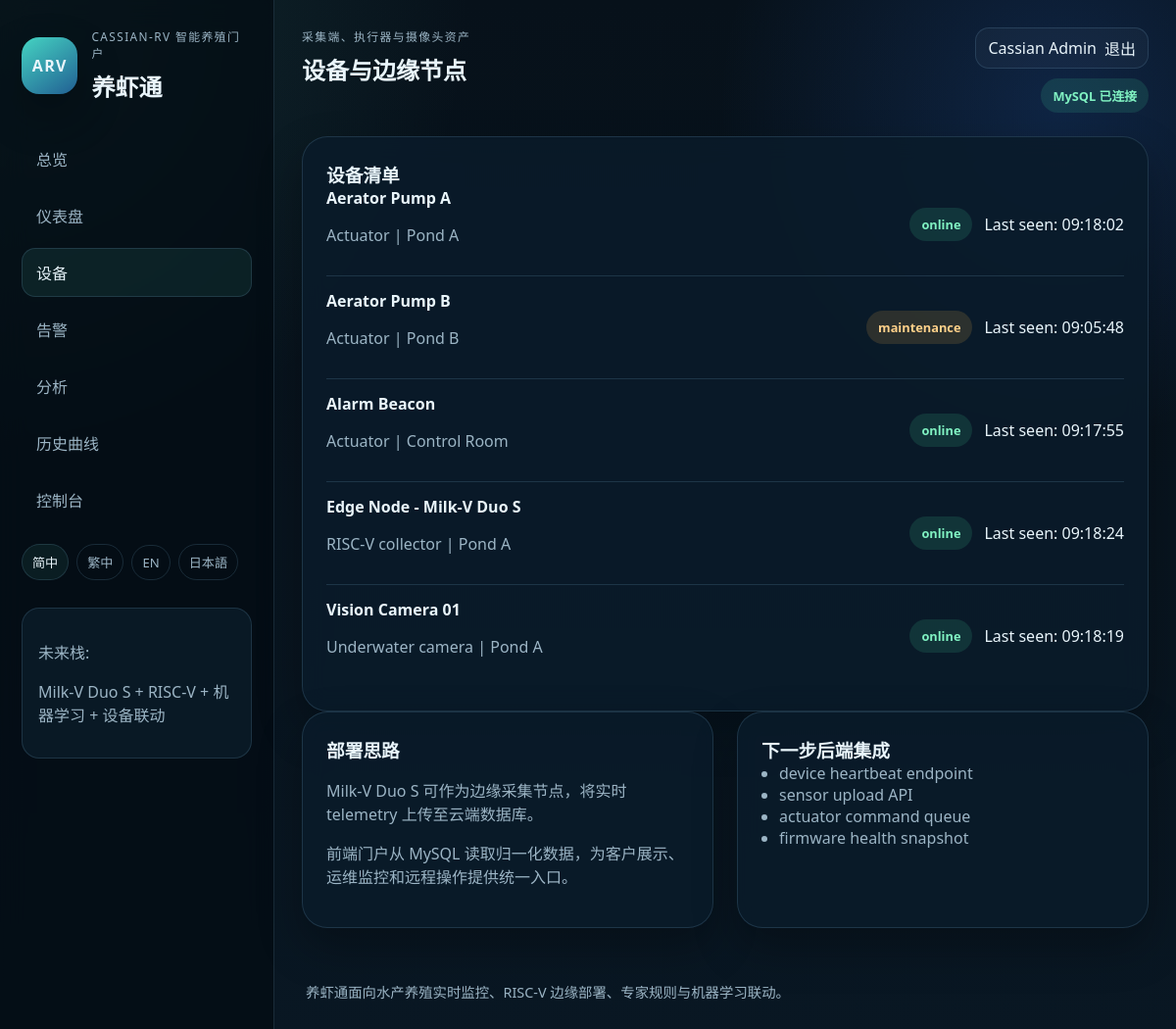
The app's page /devices.php (signed in) with its own data.
### tables this page shows
CREATE TABLE IF NOT EXISTS devices (
	id INT AUTO_INCREMENT PRIMARY KEY,
	device_name VARCHAR(120) NOT NULL,
	device_type VARCHAR(64) NOT NULL,
	device_status VARCHAR(32) NOT NULL,
	location VARCHAR(120) NOT NULL,
	last_seen VARCHAR(32) NOT NULL
);

### app/lib/i18n.php (called while the page is built, shortened)
<?php
function current_locale()
{
	return isset($_SESSION['locale']) ? $_SESSION['locale'] : 'zh-CN';
}
function t($key)
{
	$locale = current_locale();
	$catalog = translation_catalog();
	if (isset($catalog[$locale][$key]))
		return $catalog[$locale][$key];
	return $key;
}
function translation_catalog()
{
	return include __DIR__ . '/../translations.php';
}

### app/lib/helpers.php (called while the page is built, shortened)
<?php
function h($value)
{
	return htmlspecialchars((string) $value, ENT_QUOTES, 'UTF-8');
}
function format_status_class($status)
{
	$status = strtolower((string) $status);
	if ($status === 'warning' || $status === 'maintenance')
		return 'status-warning';
	if ($status === 'healthy' || $status === 'online' || $status === 'normal' || $status === 'queued' || $status === 'sent')
		return 'status-healthy';
	return 'status-neutral';
}

### app/lib/repositories.php (called while the page is built, shortened)
<?php
function fetch_devices(array $config)
{
	$pdo = get_pdo($config);
	try {
		$rows = $pdo->query(
			"SELECT device_name AS name, device_type AS type, device_status AS status, location, last_seen
			 FROM devices
			 ORDER BY device_name ASC"
		)->fetchAll();
	} catch (Throwable $exception) {
		return sample_devices_data();
	}
	return $rows ?: sample_devices_data();
}

### public/devices.php (the view, shortened to what this page needs)
<?php
require_once __DIR__ . '/../app/bootstrap.php';
$devices = fetch_devices($config);
require __DIR__ . '/partials/header.php';
?>
<section class="content-card">
	<h3><?= h(t('device_fleet')); ?></h3>
	<?php foreach ($devices as $device): ?>
		<div class="table-row">
			<div>
				<strong><?= h($device['name']); ?></strong>
				<p><?= h($device['type']); ?> | <?= h($device['location']); ?></p>
			</div>
			<div class="table-row-meta">
				<span class="pill <?= h(format_status_class($device['status'])); ?>"><?= h($device['status']); ?></span>
				<span>Last seen: <?= h($device['last_seen']); ?></span>
			</div>
		</div>
	<?php endforeach; ?>
</section>
<section class="grid-two">
	<div class="content-card">
		<h3><?= h(t('deployment_concept')); ?></h3>
		<p><?= h(t('deployment_body_1')); ?></p>
		<p><?= h(t('deployment_body_2')); ?></p>
	</div>
	<div class="content-card">
		<h3><?= h(t('next_backend_integrations')); ?></h3>
		<ul class="plain-list">
			<li>device heartbeat endpoint</li>
			<li>sensor upload API</li>
			<li>actuator command queue</li>
			<li>firmware health snapshot</li>
		</ul>
	</div>
</section>
<?php require __DIR__ . '/partials/footer.php'; ?>

### public/assets/css/styles.css (style rules this page uses)
:root { --bg: #08121d; --panel: rgba(10, 27, 42, 0.86); --panel-strong: #0b2233; --line: rgba(122, 177, 210, 0.18); --text: #e9f5fb; --muted: #9cb5c5; --accent: #5bd6c3; --accent-deep: #0ea5a1; --warning: #ffb84c; --critical: #ff6b6b; --healthy: #41d39b; --neutral: #7bb0d4; --shadow: 0 20px 45px rgba(0, 0, 0, 0.28); }
* { box-sizing: border-box; }
body { margin: 0; font-family: "Segoe UI", "Helvetica Neue", sans-serif; color: var(--text); background: radial-gradient(circle at top left, rgba(91, 214, 195, 0.14), transparent 30%), radial-gradient(circle at 90% 10%, rgba(50, 124, 255, 0.18), transparent 24%), linear-gradient(180deg, #07111a 0%, #091723 100%); }
.sidebar h1, .topbar h2, .hero-copy h3, .content-card h3 { margin: 0; }
.pill { display: inline-flex; align-items: center; padding: 8px 12px; border-radius: 999px; font-size: 0.8rem; font-weight: 600; }
.status-healthy { background: rgba(65, 211, 155, 0.14); color: #80f2c2; }
.status-warning { background: rgba(255, 184, 76, 0.14); color: #ffd18a; }
.hero-panel, .content-card, .stat-card { border: 1px solid var(--line); border-radius: 26px; background: var(--panel); box-shadow: var(--shadow); backdrop-filter: blur(12px); }
.grid-two { display: grid; grid-template-columns: repeat(2, minmax(0, 1fr)); gap: 24px; margin-bottom: 24px; }
.content-card { padding: 24px; }
.metric-footer, .alert-detail-header, .table-row, .table-row-meta, .action-line { display: flex; align-items: center; justify-content: space-between; gap: 12px; }
.table-row, .alert-row { padding: 14px 0; border-top: 1px solid var(--line); }
.table-row:first-of-type, .alert-row:first-of-type { border-top: 0; padding-top: 0; }
.subtle-text, .content-card p, .feature-box p, .prediction-card p, .alert-detail-card p, .footer, .plain-list { color: var(--muted); }
.plain-list { margin: 0; padding-left: 18px; }

### records on screen
devices: device_name "Aerator Pump A", device_type "Actuator", location "Pond A", device_status "online", last_seen "09:18:02"
devices: device_name "Aerator Pump B", device_type "Actuator", location "Pond B", device_status "maintenance", last_seen "09:05:48"
devices: device_name "Alarm Beacon", device_type "Actuator", location "Control Room", device_status "online", last_seen "09:17:55"
devices: device_name "Edge Node - Milk-V Duo S", device_type "RISC-V collector", location "Pond A", device_status "online", last_seen "09:18:24"
devices: device_name "Vision Camera 01", device_type "Underwater camera", location "Pond A", device_status "online", last_seen "09:18:19"

### other values on screen
t('brand_subtitle') "CASSIAN-RV 智能养殖门户"
t('brand_name') "养虾通"
t('nav_overview') "总览"
t('nav_dashboard') "仪表盘"
t('nav_devices') "设备"
t('nav_alerts') "告警"
t('nav_analytics') "分析"
t('nav_history') "历史曲线"
t('nav_control') "控制台"
$locale_label "简中"
$locale_label "繁中"
$locale_label "EN"
$locale_label "日本語"
t('future_stack') "未来栈"
t('stack_note') "Milk-V Duo S + RISC-V + 机器学习 + 设备联动"
